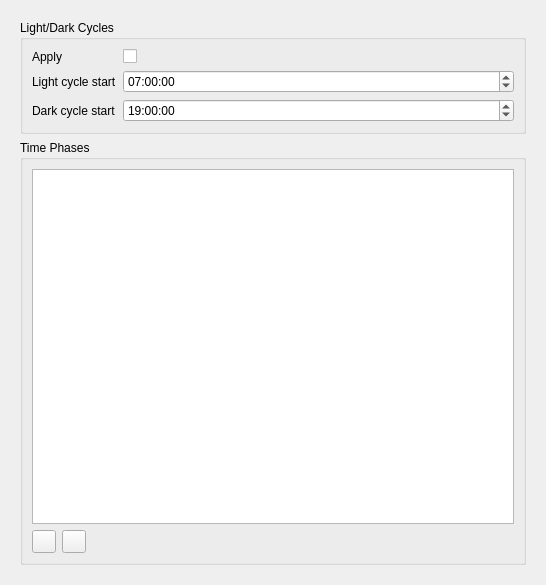
<?xml version="1.0" encoding="UTF-8"?>
<ui version="4.0">
 <class>TimeSettingsWidget</class>
 <widget class="QWidget" name="TimeSettingsWidget">
  <property name="geometry">
   <rect>
    <x>0</x>
    <y>0</y>
    <width>546</width>
    <height>585</height>
   </rect>
  </property>
  <property name="windowTitle">
   <string>Form</string>
  </property>
  <layout class="QVBoxLayout" name="verticalLayout">
   <item>
    <widget class="QScrollArea" name="scrollArea">
     <property name="frameShape">
      <enum>QFrame::NoFrame</enum>
     </property>
     <property name="widgetResizable">
      <bool>true</bool>
     </property>
     <widget class="QWidget" name="scrollAreaWidgetContents">
      <property name="geometry">
       <rect>
        <x>0</x>
        <y>0</y>
        <width>528</width>
        <height>567</height>
       </rect>
      </property>
      <layout class="QVBoxLayout" name="verticalLayout_3">
       <item>
        <widget class="QGroupBox" name="groupBoxCycles">
         <property name="title">
          <string>Light/Dark Cycles</string>
         </property>
         <layout class="QFormLayout" name="formLayout">
          <item row="0" column="0">
           <widget class="QLabel" name="labelApply">
            <property name="text">
             <string>Apply</string>
            </property>
           </widget>
          </item>
          <item row="0" column="1">
           <widget class="QCheckBox" name="checkBoxApply"/>
          </item>
          <item row="1" column="0">
           <widget class="QLabel" name="labelLightCycleStart">
            <property name="text">
             <string>Light cycle start</string>
            </property>
           </widget>
          </item>
          <item row="1" column="1">
           <widget class="QTimeEdit" name="timeEditLightCycleStart">
            <property name="time">
             <time>
              <hour>7</hour>
              <minute>0</minute>
              <second>0</second>
             </time>
            </property>
           </widget>
          </item>
          <item row="2" column="0">
           <widget class="QLabel" name="labelDarkCycleStart">
            <property name="text">
             <string>Dark cycle start</string>
            </property>
           </widget>
          </item>
          <item row="2" column="1">
           <widget class="QTimeEdit" name="timeEditDarkCycleStart">
            <property name="time">
             <time>
              <hour>19</hour>
              <minute>0</minute>
              <second>0</second>
             </time>
            </property>
           </widget>
          </item>
         </layout>
        </widget>
       </item>
       <item>
        <widget class="QGroupBox" name="groupBoxPhases">
         <property name="title">
          <string>Time Phases</string>
         </property>
         <layout class="QVBoxLayout" name="verticalLayout_2">
          <item>
           <widget class="QTableView" name="tableViewTimePhases">
            <attribute name="verticalHeaderDefaultSectionSize">
             <number>20</number>
            </attribute>
           </widget>
          </item>
          <item>
           <layout class="QHBoxLayout" name="horizontalLayout">
            <item>
             <widget class="QToolButton" name="toolButtonAddPhase">
              <property name="toolTip">
               <string>Add time phase</string>
              </property>
              <property name="icon">
               <iconset resource="../../../resources/resources.qrc">
                <normaloff>:/icons/icons8-add-16.png</normaloff>:/icons/icons8-add-16.png</iconset>
              </property>
             </widget>
            </item>
            <item>
             <widget class="QToolButton" name="toolButtonDeletePhase">
              <property name="toolTip">
               <string>Delete selected time phase</string>
              </property>
              <property name="icon">
               <iconset resource="../../../resources/resources.qrc">
                <normaloff>:/icons/icons8-minus-16.png</normaloff>:/icons/icons8-minus-16.png</iconset>
              </property>
             </widget>
            </item>
            <item>
             <spacer name="horizontalSpacer">
              <property name="orientation">
               <enum>Qt::Horizontal</enum>
              </property>
              <property name="sizeHint" stdset="0">
               <size>
                <width>40</width>
                <height>20</height>
               </size>
              </property>
             </spacer>
            </item>
           </layout>
          </item>
         </layout>
        </widget>
       </item>
      </layout>
     </widget>
    </widget>
   </item>
  </layout>
 </widget>
 <resources>
  <include location="../../../resources/resources.qrc"/>
 </resources>
 <connections/>
</ui>
